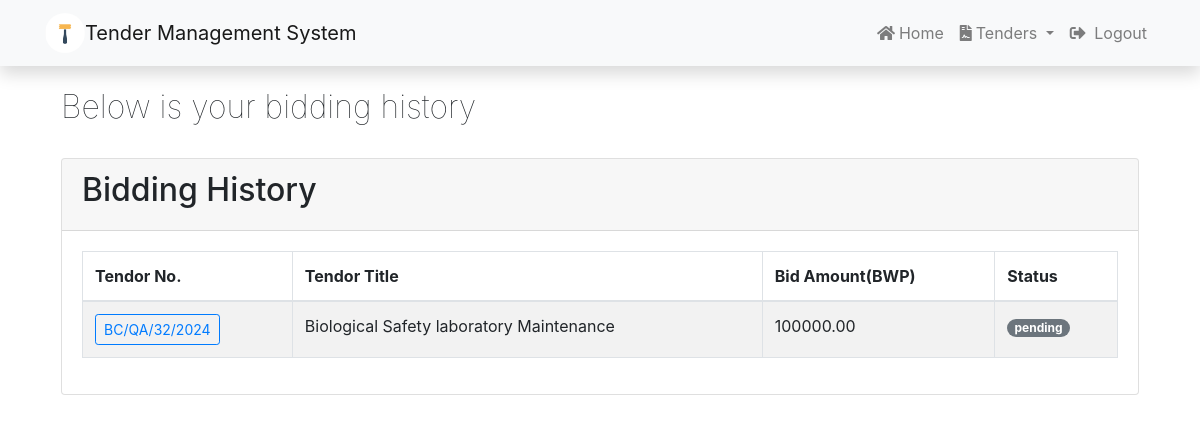
The app's page /bids/history (signed in), older data.
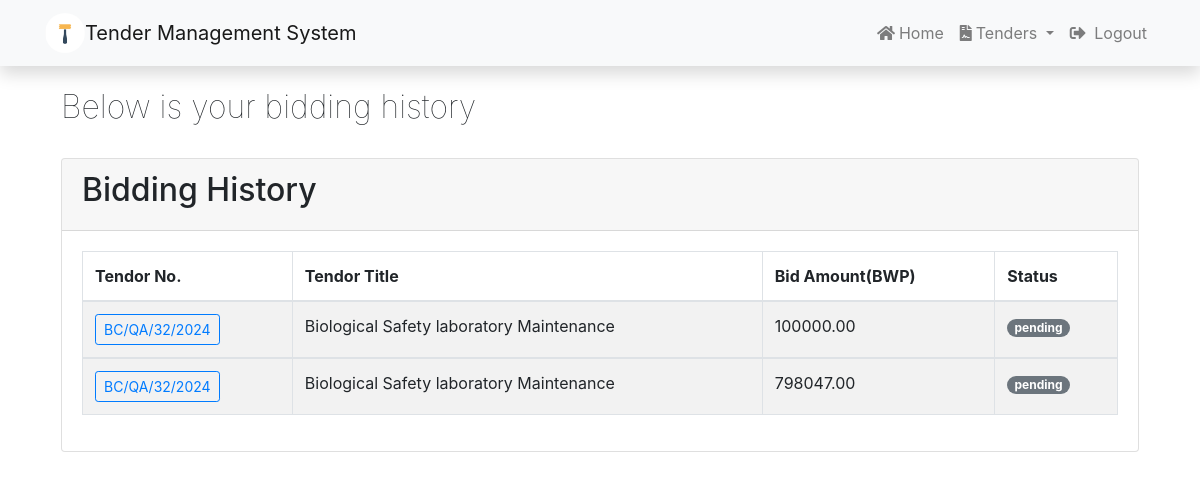
The same page, newer data.
### bid/models.py (models this page shows)
class Bid(models.Model):
    status_choices = [
        ('pending', 'Pending'),
        ('rejected', 'Rejected'),
        ('approved', 'Approved'),
    ]
    tender = models.ForeignKey(Tender, on_delete=models.CASCADE)
    bidder = models.ForeignKey(User, on_delete=models.CASCADE)
    bid_amount = models.DecimalField(max_digits=10, decimal_places=2)
    document = models.FileField(upload_to='tender_proposals/')
    status = models.CharField(max_length=20, choices=status_choices, default='pending')

### tender/models.py (models this page shows, shortened)
class Tender(models.Model):
    status_choices = [
        ('assigned', 'Assigned'),
        ('available', 'Available'),
        ('expired', 'Expired'),
    ]
    tender_no = models.CharField(max_length=20, unique=True)
    title = models.CharField(max_length=200)
    description = models.TextField()
    category = models.ForeignKey(Category, on_delete=models.DO_NOTHING)
    location = models.CharField(max_length=100)
    created_at = models.DateTimeField(auto_now_add=True)
    updated_at = models.DateTimeField(auto_now=True)
    status = models.CharField(max_length=20, choices=status_choices, default='available')
    document = models.FileField(upload_to='tender_documents/')
    publisher = models.ForeignKey(User, on_delete=models.PROTECT,related_name='owned_tenders')
    winner = models.ForeignKey(User, on_delete=models.PROTECT, null=True, blank=True, related_name='won_tenders')
    watchers = models.ManyToManyField(User, related_name='watchlist', blank=True)
    due_date = models.DateField()

### bid/views.py (the view)
# urls.py: path('history', views.bid_history, name='bid_history'),
@login_required
def bid_history(request):
    owner = request.user
    bidsByOwner = Bid.objects.filter(bidder = owner)
    return render(request,'bids/bid-history.html',{
             'Bids': bidsByOwner
        })

### templates/bids/bid-history.html (shortened to what this page needs)
{%extends 'base.html'%} {% block content%} {%if user.is_authenticated%}
<div class="container mt-4 p-3">
  <div class="container mt-5 mb-5 text-center">
    <div class="row">
      <div class="col-md-12 mb-4">
        <div class="title-wrap d-flex justify-content-between">
          <div class="title-box">
            <h2 class="title-a" style="font-weight: 100">
              Below is your bidding history
            </h2>
          </div>
        </div>
      </div>
      <div class="container">
        <div class="card">
          <div class="card-header text-left">
            <h2>Bidding History</h2>
          </div>
          <div class="card-body">
            <table class="table table-striped table-bordered nowrap text-left">
              <thead>
                <tr>
                  <th>Tendor No.</th>
                  <th>Tendor Title</th>
                  <th>Bid Amount(BWP)</th>
                  <th>Status</th>
                </tr>
              </thead>
              {% if Bids %} {%for bid in Bids%}
              <tbody>
                <td>
                  <a
                    href="{% url 'tender' bid.tender.id %}"
                    class="btn btn-sm btn-outline-primary"
                    >{{bid.tender.tender_no}}
                  </a>
                </td>
                <td>{{bid.tender.title}}</td>
                <td>{{bid.bid_amount}}</td>
                {%if bid.status == 'approved'%}
                <td>
                  <span class="badge badge-pill badge-success"
                    >{{bid.status}}</span
                  >
                </td>
                {%elif bid.status == 'pending'%}
                <td>
                  <span class="badge badge-pill badge-secondary"
                    >{{bid.status}}</span
                  >
                </td>
                {%else%}
                <td>
                  <span class="badge badge-pill badge-danger"
                    >{{bid.status}}</span
                  >
                </td>
                {%endif%} {%endfor%} {% endif%}
            </table>
          </div>
        </div>
      </div>
    </div>
  </div>
</div>
{%endif%} {%endblock%}

Row changes from the older to the newer data that the page shows:
added Bid: tender.tender_no "BC/QA/32/2024", tender "Biological Safety laboratory Maintenance", bid_amount "798047.00", status "pending"
